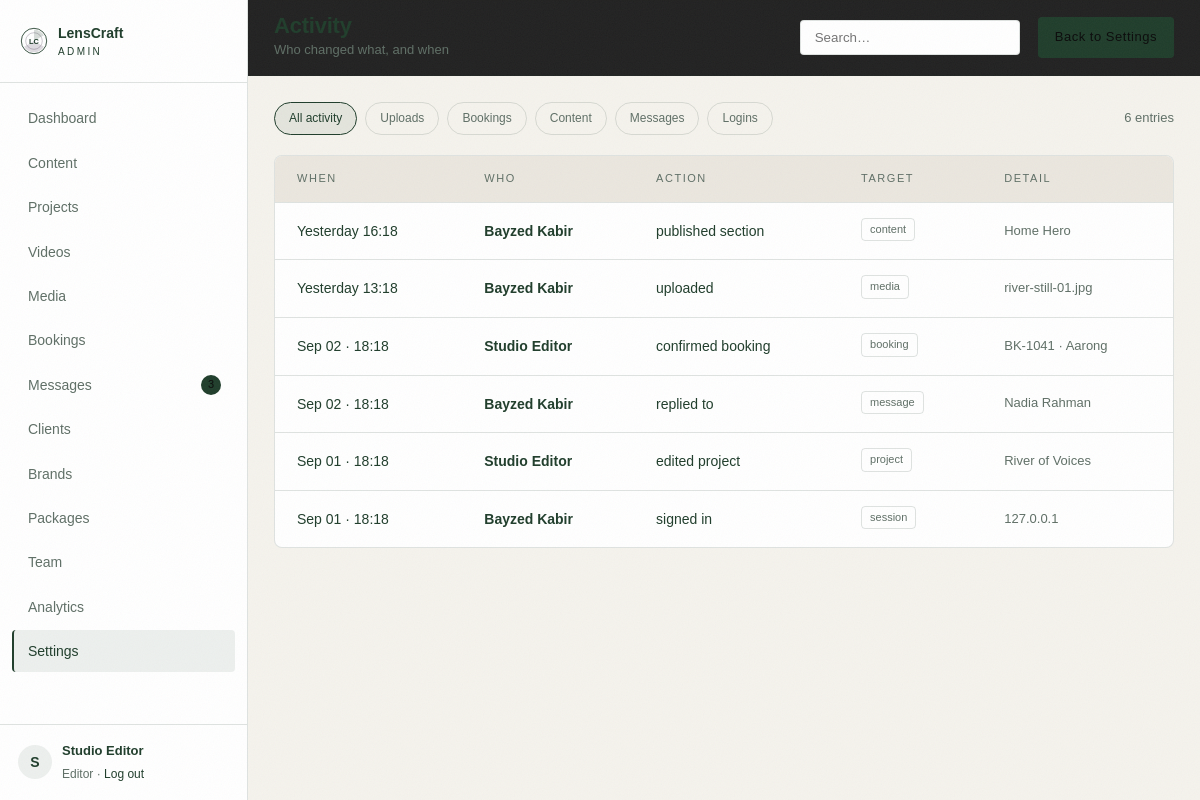
Screenshot of /admin/activity (signed in) with the database file from the repository.
### tables this page shows
CREATE TABLE IF NOT EXISTS users (
  id            INT UNSIGNED NOT NULL AUTO_INCREMENT,
  name          VARCHAR(120) NOT NULL,
  email         VARCHAR(160) NOT NULL,
  password_hash VARCHAR(255) NOT NULL,
  role          ENUM('owner','editor') NOT NULL DEFAULT 'editor',
  phone         VARCHAR(40)  NULL,
  last_login_at DATETIME     NULL,
  created_at    DATETIME     NOT NULL DEFAULT CURRENT_TIMESTAMP,
  PRIMARY KEY (id),
  UNIQUE KEY uniq_users_email (email)
);

CREATE TABLE IF NOT EXISTS activity_log (
  id          INT UNSIGNED NOT NULL AUTO_INCREMENT,
  user_id     INT UNSIGNED NULL,
  action      VARCHAR(120) NOT NULL,
  target_type VARCHAR(40)  NULL,
  target_id   INT UNSIGNED NULL,
  meta        VARCHAR(500) NULL,
  created_at  DATETIME NOT NULL DEFAULT CURRENT_TIMESTAMP,
  PRIMARY KEY (id),
  KEY idx_activity_type (target_type),
  KEY idx_activity_created (created_at)
);

### app/Controllers/Controller.php (called while the page is built, shortened)
<?php
abstract class Controller
{
    protected function admin(string $template, array $data = []): void
    {
        $data['user'] = Auth::user();
        $data['settings'] = Settings::all();
        render($template, $data, 'admin');
    }
}

### app/Controllers/Admin/ActivityController.php (called while the page is built, shortened)
<?php
class ActivityController extends Controller
{
    public function index(): void
    {
        $filter = (string) request('type', '');
        $this->admin('admin.activity', [
            'pageTitle'    => 'Activity',
            'pageSubtitle' => 'Who changed what, and when',
            'actionLabel'  => 'Back to Settings',
            'actionUrl'    => url('/admin/settings'),
            'activeNav'    => 'settings',
            'entries'      => Activity::recent(60, $filter),
            'filter'       => $filter,
            'filters'      => ['' => 'All activity', 'video' => 'Uploads', 'booking' => 'Bookings', 'content' => 'Content', 'message' => 'Messages', 'session' => 'Logins'],
        ]);
    }
}

### public/index.php (called while the page is built, shortened)
<?php
require __DIR__ . '/../app/bootstrap.php';
$router = new Router();
$path = parse_url($_SERVER['REQUEST_URI'] ?? '/', PHP_URL_PATH) ?: '/';
try {
    $router->dispatch($_SERVER['REQUEST_METHOD'] ?? 'GET', $path);
} catch (Throwable $e) {
    if (config('app_debug')) {
        http_response_code(500);
        echo '<pre style="background:#0B0B0B;color:#F5F5F5;padding:24px;font:13px/1.6 monospace">';
        echo e($e->getMessage()) . "\n\n" . e($e->getTraceAsString());
        echo '</pre>';
        exit;
    }
    error_log($e->getMessage());
    http_response_code(500);
    echo view('site.500', [], 'site');
}

### app/config.php (called while the page is built)
<?php
return array_merge([
    'app_name'    => 'LensCraft Production',
    'app_env'     => 'local',
    'app_debug'   => true,
    'base_url'    => '',
    'db' => [
        'host'    => '127.0.0.1',
        'port'    => 3306,
        'name'    => 'lenscraft',
        'user'    => 'root',
        'pass'    => '',
        'charset' => 'utf8mb4',
    ],
    'uploads' => [
        'video_dir'   => __DIR__ . '/../public/uploads/videos',
        'image_dir'   => __DIR__ . '/../public/uploads/images',
        'thumb_dir'   => __DIR__ . '/../public/uploads/thumbs',
        'temp_dir'    => __DIR__ . '/../storage/temp',
        'max_video'   => 2 * 1024 * 1024 * 1024,
        'max_image'   => 12 * 1024 * 1024,
        'chunk_size'  => 4 * 1024 * 1024,
        'video_types' => ['video/mp4', 'video/quicktime', 'video/x-matroska', 'video/webm'],
        'image_types' => ['image/jpeg', 'image/png', 'image/webp', 'image/gif', 'image/svg+xml'],
        'doc_types'   => ['application/pdf', 'text/plain'],
    ],
    'session_name' => 'lenscraft_admin',
    'timezone'     => 'Asia/Dhaka',
], file_exists(__DIR__ . '/config.local.php') ? require __DIR__ . '/config.local.php' : []);

### app/Support/Database.php (called while the page is built, shortened)
<?php
class Database
{
    private static ?PDO $pdo = null;
    public static function pdo(): PDO
    {
        if (self::$pdo instanceof PDO) {
            return self::$pdo;
        }
        $cfg = config('db');
        $dsn = sprintf('mysql:host=%s;port=%d;dbname=%s;charset=%s', $cfg['host'], $cfg['port'], $cfg['name'], $cfg['charset']);
        try {
            self::$pdo = new PDO($dsn, $cfg['user'], $cfg['pass'], [
                PDO::ATTR_ERRMODE            => PDO::ERRMODE_EXCEPTION,
                PDO::ATTR_DEFAULT_FETCH_MODE => PDO::FETCH_ASSOC,
                PDO::ATTR_EMULATE_PREPARES   => false,
            ]);
        } catch (PDOException $e) {
            throw new RuntimeException(
                'Database connection failed. Start MySQL in XAMPP and import database/schema.sql. (' . $e->getMessage() . ')',
                0,
                $e
            );
        }
        return self::$pdo;
    }
    public static function run(string $sql, array $params = []): PDOStatement
    {
        $stmt = self::pdo()->prepare($sql);
        $stmt->execute($params);
        return $stmt;
    }
    public static function all(string $sql, array $params = []): array
    {
        return self::run($sql, $params)->fetchAll();
    }
    public static function first(string $sql, array $params = []): ?array
    {
        $row = self::run($sql, $params)->fetch();
        return $row === false ? null : $row;
    }
    public static function value(string $sql, array $params = [], mixed $default = null): mixed
    {
        $value = self::run($sql, $params)->fetchColumn();
        return $value === false ? $default : $value;
    }
}

### app/Support/Activity.php (called while the page is built, shortened)
<?php
class Activity
{
    public static function recent(int $limit = 20, string $filter = ''): array
    {
        $sql = 'SELECT a.*, u.name AS user_name FROM activity_log a LEFT JOIN users u ON u.id = a.user_id';
        $params = [];
        $sql .= ' ORDER BY a.created_at DESC LIMIT ' . max(1, min($limit, 200));
        return Database::all($sql, $params);
    }
}

### app/bootstrap.php (called while the page is built, shortened)
<?php
require __DIR__ . '/helpers.php';
spl_autoload_register(static function (string $class): void {
    $relative = str_replace('\\', DIRECTORY_SEPARATOR, substr($class, 4));
    $file = __DIR__ . DIRECTORY_SEPARATOR . $relative . '.php';
});

### app/Models/Message.php (called while the page is built, shortened)
<?php
class Message
{
    public static function unreadCount(): int
    {
        return (int) Database::value('SELECT COUNT(*) FROM messages WHERE status = "unread"', [], 0);
    }
}

### app/Support/Auth.php (called while the page is built, shortened)
<?php
class Auth
{
    public static function user(): ?array
    {
        static $cached = null;
        if ($cached === null) {
            $cached = Database::first('SELECT * FROM users WHERE id = ? LIMIT 1', [$_SESSION['user_id']]);
        }
        return $cached;
    }
}

### app/Views/admin/activity.php (the view, shortened to what this page needs)
<div class="toolbar">
    <div class="chips">
        <?php foreach ($filters as $key => $label): ?>
            <a class="chip <?= $filter === (string) $key ? 'is-active' : '' ?>" href="<?= url('/admin/activity') ?><?= $key ? '?type=' . e((string) $key) : '' ?>"><?= e($label) ?></a>
        <?php endforeach; ?>
    </div>
    <span class="muted"><?= count($entries) ?> entries</span>
</div>
<article class="card card--flush">
    <table class="table table--wide">
        <thead><tr><th>When</th><th>Who</th><th>Action</th><th>Target</th><th>Detail</th></tr></thead>
        <tbody>
        <?php foreach ($entries as $entry): ?>
            <tr>
                <td><?= e(time_ago($entry['created_at'])) ?></td>
                <td><strong><?= e($entry['user_name'] ?? 'System') ?></strong></td>
                <td><?= e($entry['action']) ?></td>
                <td><span class="tag"><?= e((string) ($entry['target_type'] ?: '—')) ?></span></td>
                <td class="muted"><?= e((string) $entry['meta']) ?></td>
            </tr>
        <?php endforeach; ?>
        </tbody>
    </table>
</article>

### app/Support/Router.php (shortened to what this page needs)
<?php
class Router
{
    private array $routes = ['GET' => [], 'POST' => []];
    private function add(string $method, string $path, callable|string $handler): void
    {
        $params = [];
        $pattern = preg_replace_callback('~\{(\w+)\}~', static function (array $m) use (&$params): string {
            $params[] = $m[1];
            return '([^/]+)';
        }, '/' . trim($path, '/'));
        $this->routes[$method][] = [
            'pattern' => '~^' . rtrim((string) $pattern, '/') . '/?$~',
            'handler' => $handler,
            'params'  => $params,
        ];
    }
    public function dispatch(string $method, string $path): void
    {
        $path = '/' . trim($path, '/');
        $method = $method === 'POST' ? 'POST' : 'GET';
        foreach ($this->routes[$method] as $route) {
            if (preg_match($route['pattern'], $path, $matches)) {
                array_shift($matches);
                $this->call($route['handler'], $matches);
                return;
            }
        }
    }
    private function call(callable|string $handler, array $args): void
    {
        if (is_string($handler)) {
            [$class, $method] = explode('@', $handler);
            $controller = new $class();
            $controller->{$method}(...$args);
            return;
        }
    }
}

### app/Views/layouts/admin.php (shortened to what this page needs)
<?php
$user = $user ?? [];
$activeNav = $activeNav ?? '';
$unread = Message::unreadCount();
$navItems = [
    ['key' => 'dashboard', 'label' => 'Dashboard', 'url' => url('/admin')],
    ['key' => 'content',   'label' => 'Content',   'url' => url('/admin/content')],
    ['key' => 'projects',  'label' => 'Projects',  'url' => url('/admin/projects')],
    ['key' => 'videos',    'label' => 'Videos',    'url' => url('/admin/videos')],
    ['key' => 'media',     'label' => 'Media',     'url' => url('/admin/media')],
    ['key' => 'bookings',  'label' => 'Bookings',  'url' => url('/admin/bookings')],
    ['key' => 'messages',  'label' => 'Messages',  'url' => url('/admin/messages'), 'badge' => $unread],
    ['key' => 'clients',   'label' => 'Clients',   'url' => url('/admin/clients')],
    ['key' => 'brands',    'label' => 'Brands',    'url' => url('/admin/brands')],
    ['key' => 'packages',  'label' => 'Packages',  'url' => url('/admin/packages')],
    ['key' => 'team',      'label' => 'Team',      'url' => url('/admin/team')],
    ['key' => 'analytics', 'label' => 'Analytics', 'url' => url('/admin/analytics')],
    ['key' => 'settings',  'label' => 'Settings',  'url' => url('/admin/settings')],
];
?>
<!doctype html>
<html lang="en">
<head>
    <link rel="stylesheet" href="<?= asset('css/site.css') ?>">
    <link rel="stylesheet" href="<?= asset('css/admin.css') ?>">
</head>
<body class="admin">
<aside class="sidebar" id="sidebar">
    <a class="sidebar__brand" href="<?= url('/admin') ?>">
        <img src="<?= asset('img/logo.svg') ?>" alt="" width="28" height="28">
        <span>LensCraft<small>ADMIN</small></span>
    </a>
    <nav class="sidebar__nav">
        <?php foreach ($navItems as $item): ?>
            <a href="<?= $item['url'] ?>" class="<?= $activeNav === $item['key'] ? 'is-active' : '' ?>">
                <?= e($item['label']) ?>
                <?php if (!empty($item['badge'])): ?><i class="dot"><?= (int) $item['badge'] ?></i><?php endif; ?>
            </a>
        <?php endforeach; ?>
    </nav>
    <div class="sidebar__user">
        <span class="avatar"><?= e(mb_substr($user['name'] ?? 'A', 0, 1)) ?></span>
        <div>
            <strong><?= e($user['name'] ?? 'Admin') ?></strong>
            <small><?= e(ucfirst($user['role'] ?? 'editor')) ?> · <a href="<?= url('/admin/logout') ?>">Log out</a></small>
        </div>
    </div>
</aside>
<div class="main">
    <header class="topbar">
        <div class="topbar__title">
            <h1><?= e($pageTitle ?? 'Dashboard') ?></h1>
            <p><?= e($pageSubtitle ?? '') ?></p>
        </div>
        <form class="topbar__search" method="get" action="<?= e(strtok($_SERVER['REQUEST_URI'] ?? url('/admin'), '?')) ?>">
            <input type="search" name="q" value="<?= e((string) request('q', '')) ?>" placeholder="Search…">
        </form>
        <?php if (!empty($actionLabel)): ?>
            <a class="btn btn--primary btn--sm" href="<?= e($actionUrl ?? '#') ?>"><?= e($actionLabel) ?></a>
        <?php endif; ?>
    </header>
    <div class="content">
        <?= $content ?>
    </div>
</div>
</body>
</html>

### public/assets/css/site.css (style rules this page uses)
:root { --bg: #F5F3ED; --surface: #FFFFFF; --surface-2: #EBE7DF; --border: rgba(31, 61, 43, 0.14); --text: #1F3D2B; --muted: #5F6F66; --accent: #1F3D2B; --accent-2: #301F3D; --accent-soft: rgba(31, 61, 43, 0.08); --danger: #A33B3B; --radius: 4px; --radius-lg: 8px; --maxw: 1200px; --nav-h: 76px; --font-display: 'Handel Gothic', 'Arial Narrow', 'Franklin Gothic Medium', sans-serif; --font-body: 'Handel Gothic', 'Arial Narrow', 'Franklin Gothic Medium', sans-serif; }
* { box-sizing: border-box; }
html { scroll-behavior: smooth; }
body { margin: 0; background: radial-gradient(90% 60% at 0% 0%, rgba(48, 31, 61, 0.06), transparent 55%), radial-gradient(70% 50% at 100% 10%, rgba(31, 61, 43, 0.07), transparent 50%), var(--bg); color: var(--text); font-family: var(--font-body); font-size: 16px; line-height: 1.7; font-weight: 400; -webkit-font-smoothing: antialiased; }
h1, h2, h3, h4 { font-family: var(--font-display); font-weight: 700; line-height: 1.1; letter-spacing: -0.02em; margin: 0 0 12px; }
h1 { font-size: clamp(40px, 7vw, 88px); }
p { margin: 0 0 16px; }
a { color: inherit; text-decoration: none; }
img { max-width: 100%; display: block; }
.muted { color: var(--muted); font-size: 14px; }
.btn { display: inline-flex; align-items: center; justify-content: center; gap: 8px; padding: 15px 30px; border-radius: var(--radius); border: 1px solid transparent; font-family: var(--font-body); font-size: 14px; font-weight: 500; letter-spacing: 0.04em; cursor: pointer; transition: transform 0.18s ease, background 0.18s ease, border-color 0.18s ease, color 0.18s ease; }
.btn--primary { background: var(--accent); color: #F5F3ED; }
.btn--sm { padding: 11px 20px; font-size: 13px; }
.chip { border: 1px solid var(--border); border-radius: 999px; padding: 8px 18px; font-size: 13px; color: var(--muted); transition: all 0.18s ease; }
.chip.is-active { background: var(--accent-soft); border-color: var(--accent); color: var(--accent); }
body { counter-reset: sec; }
body::after { content: ''; position: fixed; inset: 0; z-index: 100; pointer-events: none; opacity: 0.05; }

### rows the page displays
users: name "S", name "Studio Editor", role "Editor"
activity_log: created_at "Yesterday 16:18", user.name "Bayzed Kabir", action "published section", target_type "content", meta "Home Hero"
activity_log: created_at "Yesterday 13:18", user.name "Bayzed Kabir", action "uploaded", target_type "media", meta "river-still-01.jpg"
activity_log: created_at "Sep 02 · 18:18", user.name "Studio Editor", action "confirmed booking", target_type "booking", meta "BK-1041 · Aarong"
activity_log: created_at "Sep 02 · 18:18", user.name "Bayzed Kabir", action "replied to", target_type "message", meta "Nadia Rahman"
activity_log: created_at "Sep 01 · 18:18", user.name "Studio Editor", action "edited project", target_type "project", meta "River of Voices"
activity_log: created_at "Sep 01 · 18:18", user.name "Bayzed Kabir", action "signed in", target_type "session", meta "127.0.0.1"

### other values shown
$item['label'] "Dashboard"
$item['label'] "Content"
$item['label'] "Projects"
$item['label'] "Videos"
$item['label'] "Media"
$item['label'] "Bookings"
$item['label'] "Messages"
$item['badge'] "3"
$item['label'] "Clients"
$item['label'] "Brands"
$item['label'] "Packages"
$item['label'] "Team"
$item['label'] "Analytics"
$item['label'] "Settings"
$label "All activity"
